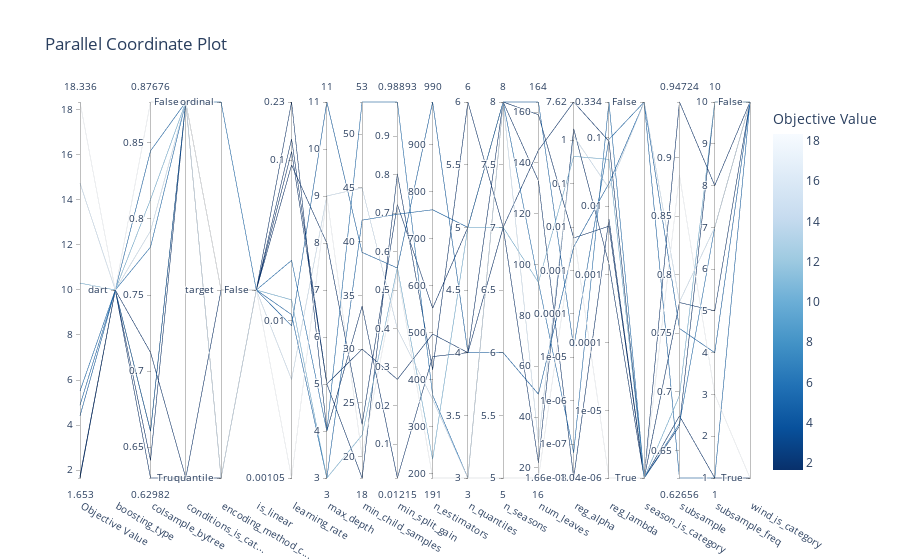

The notebook cell this image was saved under:
### Code cell
vis.plot_parallel_coordinate(temp_study)

### Figure 1 — Plotly figure (JSON) as saved in the notebook; plotly's stock layout.template omitted (floating-point values rounded to 4 significant figures)
{"data": [{"dimensions": [{"label": "Objective Value", "range": [1.653, 18.34], "values": [1.748, 18.34, 1.696, 1.661, 1.653, 14.73, 4.886, 10.3, 4.409, 5.512]}, {"label": "boosting_type", "range": [0, 0], "ticktext": ["dart"], "tickvals": [0], "values": [0, 0, 0, 0, 0, 0, 0, 0, 0, 0]}, {"label": "colsample_bytree", "range": [0.6298, 0.8768], "values": [0.6298, 0.8768, 0.7123, 0.6605, 0.6414, 0.7921, 0.8447, 0.8127, 0.6605, 0.7815]}, {"label": "conditions_is_cat...", "range": [0, 1], "ticktext": ["True", "False"], "tickvals": [0, 1], "values": [0, 1, 0, 1, 1, 1, 1, 1, 1, 1]}, {"label": "encoding_method_c...", "range": [0, 2], "ticktext": ["quantile", "target", "ordinal"], "tickvals": [0, 1, 2], "values": [0, 1, 1, 0, 1, 0, 0, 1, 0, 2]}, {"label": "is_linear", "range": [0, 0], "ticktext": ["False"], "tickvals": [0], "values": [0, 0, 0, 0, 0, 0, 0, 0, 0, 0]}, {"label": "learning_rate", "range": [-2.977, -0.6389], "ticktext": ["0.00105", "0.01", "0.1", "0.23"], "tickvals": [-2.977, -2, -1, -0.6389], "values": [-0.9471, -2.977, -1.031, -0.6389, -0.8691, -2.365, -1.961, -1.869, -2.031, -1.624]}, {"label": "max_depth", "range": [3, 11], "values": [5, 9, 8, 4, 5, 9, 3, 3, 11, 4]}, {"label": "min_child_samples", "range": [18, 53], "values": [18, 20, 23, 34, 30, 45, 42, 22, 39, 53]}, {"label": "min_split_gain", "range": [0.01215, 0.9889], "values": [0.8022, 0.5487, 0.7225, 0.01215, 0.2684, 0.3993, 0.6974, 0.559, 0.5577, 0.9889]}, {"label": "n_estimators", "range": [191, 990], "values": [421, 191, 552, 449, 497, 358, 761, 231, 990, 367]}, {"label": "n_quantiles", "range": [3, 6], "values": [6, 3, 5, 4, 4, 3, 5, 5, 4, 3]}, {"label": "n_seasons", "range": [5, 8], "values": [7, 5, 8, 8, 7, 8, 8, 7, 6, 8]}, {"label": "num_leaves", "range": [16, 164], "values": [145, 16, 133, 159, 22, 30, 164, 93, 49, 93]}, {"label": "reg_alpha", "range": [-7.781, 0.882], "ticktext": ["1.66e-08", "1e-07", "1e-06", "1e-05", "0.0001", "0.001", "0.01", "0.1", "1", "7.62"], "tickvals": [-7.781, -7, -6, -5, -4, -3, -2, -1, 0, 0.882], "values": [0.882, -2.132, -7.781, -2.251, 0.2619, 0.09495, -4.768, -0.371, -2.457, -7.199]}, {"label": "reg_lambda", "range": [-5.982, -0.4759], "ticktext": ["1.04e-06", "1e-05", "0.0001", "0.001", "0.01", "0.1", "0.334"], "tickvals": [-5.982, -5, -4, -3, -2, -1, -0.4759], "values": [-1.05, -5.982, -2.191, -2.294, -2.85, -1.739, -1.024, -1.316, -1.667, -0.4759]}, {"label": "season_is_category", "range": [0, 1], "ticktext": ["True", "False"], "tickvals": [0, 1], "values": [0, 0, 0, 0, 0, 1, 1, 0, 1, 0]}, {"label": "subsample", "range": [0.6266, 0.9472], "values": [0.6795, 0.8849, 0.6708, 0.9472, 0.7762, 0.7768, 0.6266, 0.6968, 0.7541, 0.6729]}, {"label": "subsample_freq", "range": [1, 10], "values": [1, 3, 10, 8, 5, 7, 1, 10, 4, 7]}, {"label": "wind_is_category", "range": [0, 1], "ticktext": ["True", "False"], "tickvals": [0, 1], "values": [0, 0, 1, 1, 1, 1, 1, 1, 1, 1]}], "labelangle": 30, "labelside": "bottom", "line": {"color": [1.748, 18.34, 1.696, 1.661, 1.653, 14.73, 4.886, 10.3, 4.409, 5.512], "colorbar": {"title": {"text": "Objective Value"}}, "colorscale": [[0, "rgb(247,251,255)"], [0.125, "rgb(222,235,247)"], [0.25, "rgb(198,219,239)"], [0.375, "rgb(158,202,225)"], [0.5, "rgb(107,174,214)"], [0.625, "rgb(66,146,198)"], [0.75, "rgb(33,113,181)"], [0.875, "rgb(8,81,156)"], [1, "rgb(8,48,107)"]], "reversescale": true, "showscale": true}, "type": "parcoords"}], "layout": {"title": {"text": "Parallel Coordinate Plot"}}}
